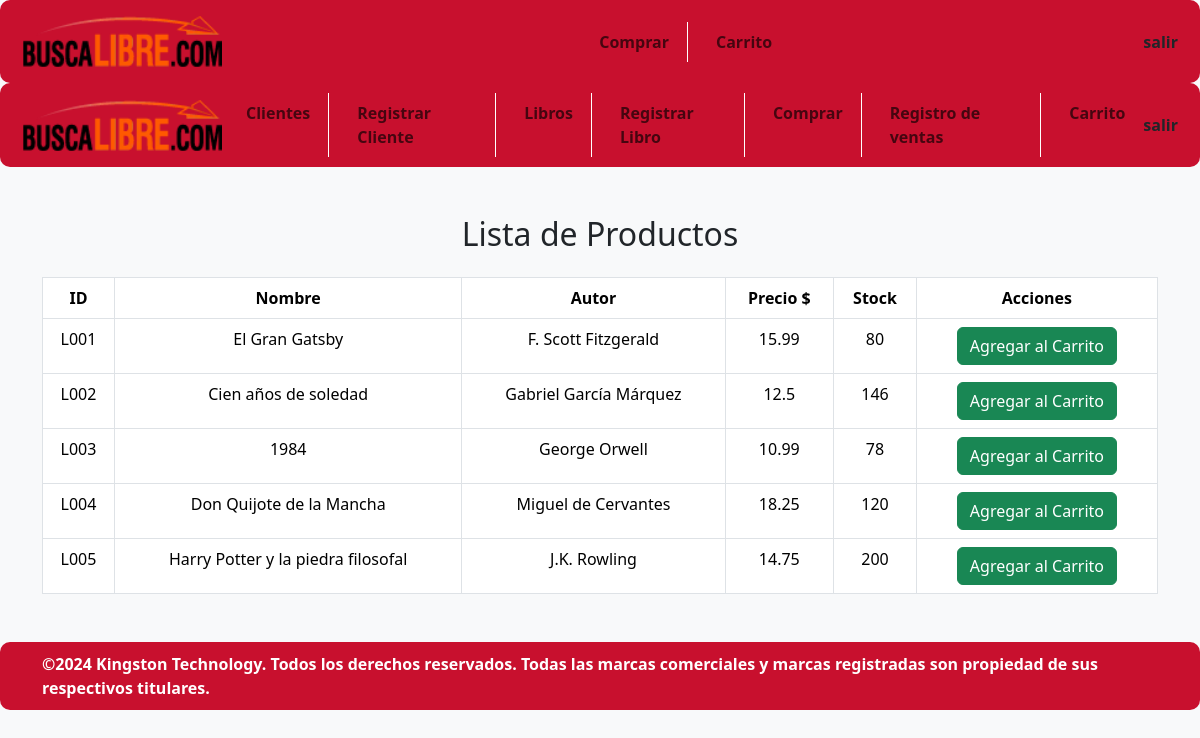
Page /Presentador/formulario_productos.php on the committed database.
### tables this page shows
CREATE TABLE `libro` (
  `id_Producto` varchar(4) NOT NULL,
  `Nombre` varchar(255) NOT NULL,
  `Sinopsis` varchar(255) NOT NULL,
  `Autor` varchar(255) NOT NULL,
  `Precio` float NOT NULL,
  `FechaPublicacion` date NOT NULL,
  `Stock` int NOT NULL DEFAULT '0'
);

### Presentador/formulario_productos.php (the view, shortened to what this page needs)
<?php
include("../Datos/head.php");
if (!isset($_SESSION['medico'])) {
    include("../Datos/navbarC.php");
}
if (!isset($_SESSION['cliente'])) {
    include("../Datos/navbar.php");
}
include("../Datos/conexion.php");
$consulta_productos = $conexion->query("SELECT id_Producto, Nombre, Autor, Precio, Stock FROM libro");
$productos = $consulta_productos->fetchAll(PDO::FETCH_OBJ);
?>
<body class="bg-light">
    <div class="container mt-5">
        <h2 class="text-center mb-4">Lista de Productos</h2>
        <table class="table table-bordered text-center mb-4">
            <thead>
                <tr>
                    <th>ID</th>
                    <th>Nombre</th>
                    <th>Autor</th>
                    <th>Precio $</th>
                    <th>Stock</th>
                    <th>Acciones</th>
                </tr>
            </thead>
            <tbody>
                <?php foreach ($productos as $producto): ?>
                    <tr>
                        <td><?= $producto->id_Producto ?></td>
                        <td><?= $producto->Nombre ?></td>
                        <td><?= $producto->Autor ?></td>
                        <td><?= $producto->Precio ?></td>
                        <td><?= $producto->Stock ?></td>
                        <td>
                            <?php if ($producto->Stock > 0): ?>
                                <form action="../Dominio/añadir_al_carrito.php" method="post">
                                    <button type="submit" class="btn btn-success">Agregar al Carrito</button>
                                </form>
                            <?php else: ?>
                                <span class="text-danger">Sin Stock</span>
                            <?php endif; ?>
                        </td>
                    </tr>
                <?php endforeach; ?>
            </tbody>
        </table>
    </div>
    <?php include("../Datos/footer.php"); ?>
</body>
</html>

### Datos/head.php (shortened to what this page needs)
<!DOCTYPE html>
<html lang="en">
<head>
    <link rel="stylesheet" href="../css/bootstrap.min.css">
    <link rel="stylesheet" href="../Datos/estilos.css">
</head>
<body>
</body>
</html>

### Datos/navbarC.php (shortened to what this page needs)
<nav class="navbar navbar-expand-lg navbar-light color_fondo bg-celeste">
    <div class="container-fluid">
        <a class="navbar-brand mr-auto" href="../Presentador/formulario_login.php">
            <img src="../imagenes/Logo.png" alt="Logo" style="width: 200px; height: auto;">
        </a>
        <div class="collapse navbar-collapse justify-content-center" id="navbarSupportedContent">
            <ul class="navbar-nav">
                <li class="nav-item">
                    <a class="nav-link" href="../Presentador/formulario_productos.php">Comprar</a>
                </li>
                <li class="nav-item">
                    <a class="nav-link" href="../Presentador/ver_carrito.php">Carrito</a>
                </li>
            </ul>
        </div>
        <form method="post" class="ml-auto" action="../Dominio/salir.php">
            <button class="nav-link text-dark" type="submit">salir</button>
        </form>
    </div>
</nav>

### Datos/navbar.php (shortened to what this page needs)
<nav class="navbar navbar-expand-lg navbar-light color_fondo bg-celeste">
    <div class="container-fluid">
        <a class="navbar-brand mr-auto" href="../Presentador/formulario_login.php">
            <img src="../imagenes/Logo.png" alt="Logo" style="width: 200px; height: auto;">
        </a>
        <div class="collapse navbar-collapse justify-content-center" id="navbarSupportedContent">
            <ul class="navbar-nav">
                <li class="nav-item">
                    <a class="nav-link" href="formulario_editarC.php">Clientes</a>
                </li>
                <li class="nav-item">
                    <a class="nav-link" href="formulario_crear.php">Registrar Cliente</a>
                </li>
                <li class="nav-item">
                    <a class="nav-link" href="formulario_editarP.php">Libros</a>
                </li>
                <li class="nav-item">
                    <a class="nav-link" href="formulario_crearP.php">Registrar Libro</a>
                </li>
                <li class="nav-item">
                    <a class="nav-link" href="formulario_productos.php">Comprar</a>
                </li>
                <li class="nav-item">
                    <a class="nav-link" href="formulario_historial.php">Registro de ventas</a>
                </li>
                <li class="nav-item">
                    <a class="nav-link" href="ver_carrito.php">Carrito</a>
                </li>
            </ul>
        </div>
        <form method="post" class="ml-auto" action="../Dominio/salir.php">
            <button class="nav-link text-dark" type="submit">salir</button>
        </form>
    </div>
</nav>

### Datos/footer.php (shortened to what this page needs)
<footer class="navbar-celeste mt-5">
    <div class="container">
        <span>©2024 Kingston Technology. Todos los derechos reservados. Todas las marcas comerciales y marcas registradas son propiedad de sus respectivos titulares.</span>
    </div>
</footer>
</body>
</html>

### Datos/estilos.css (style rules this page uses)
.bg-celeste, .btn-celeste, .navbar-celeste { background-color: #C8102E; color: white; padding: 10px; border-radius: 10px; font-weight: bold; }
.navbar-nav .nav-item { margin-right: 20px; border-right: 1px solid white; padding-right: 10px; }
.navbar-nav .nav-item:last-child { border-right: none; margin-right: 0; }

### rows in the picture
libro: id_Producto "L001", Nombre "El Gran Gatsby", Autor "F. Scott Fitzgerald", Precio "15.99", Stock "80"
libro: id_Producto "L002", Nombre "Cien años de soledad", Autor "Gabriel García Márquez", Precio "12.5", Stock "146"
libro: id_Producto "L003", Nombre "1984", Autor "George Orwell", Precio "10.99", Stock "78"
libro: id_Producto "L004", Nombre "Don Quijote de la Mancha", Autor "Miguel de Cervantes", Precio "18.25", Stock "120"
libro: id_Producto "L005", Nombre "Harry Potter y la piedra filosofal", Autor "J.K. Rowling", Precio "14.75", Stock "200"
